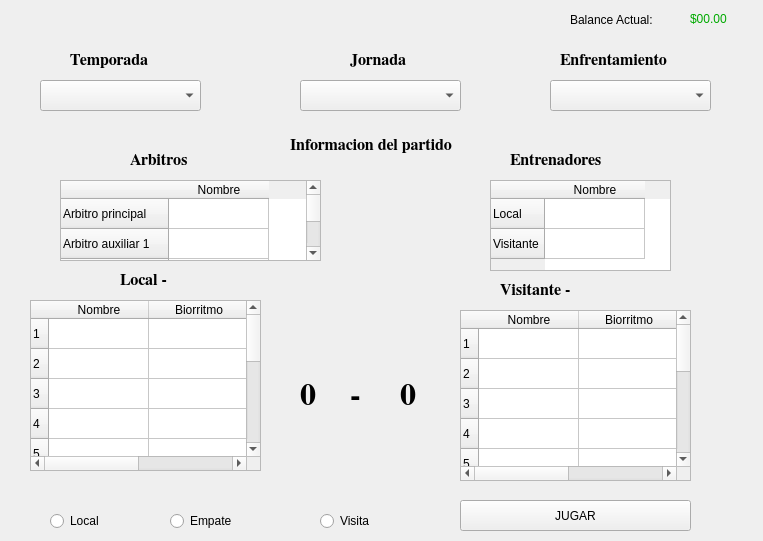
    <widget class="QWidget" name="tab_3">
     <attribute name="title">
      <string>Jugar</string>
     </attribute>
     <widget class="QComboBox" name="comboBox">
      <property name="geometry">
       <rect>
        <x>40</x>
        <y>80</y>
        <width>161</width>
        <height>31</height>
       </rect>
      </property>
     </widget>
     <widget class="QComboBox" name="comboBox_2">
      <property name="geometry">
       <rect>
        <x>300</x>
        <y>80</y>
        <width>161</width>
        <height>31</height>
       </rect>
      </property>
     </widget>
     <widget class="QComboBox" name="comboBox_3">
      <property name="geometry">
       <rect>
        <x>550</x>
        <y>80</y>
        <width>161</width>
        <height>31</height>
       </rect>
      </property>
     </widget>
     <widget class="QLabel" name="label_14">
      <property name="geometry">
       <rect>
        <x>70</x>
        <y>50</y>
        <width>101</width>
        <height>21</height>
       </rect>
      </property>
      <property name="font">
       <font>
        <family>FreeSerif</family>
        <pointsize>12</pointsize>
        <weight>75</weight>
        <bold>true</bold>
       </font>
      </property>
      <property name="text">
       <string>Temporada</string>
      </property>
     </widget>
     <widget class="QLabel" name="label_23">
      <property name="geometry">
       <rect>
        <x>350</x>
        <y>50</y>
        <width>81</width>
        <height>21</height>
       </rect>
      </property>
      <property name="font">
       <font>
        <family>FreeSerif</family>
        <pointsize>12</pointsize>
        <weight>75</weight>
        <bold>true</bold>
       </font>
      </property>
      <property name="text">
       <string>Jornada</string>
      </property>
     </widget>
     <widget class="QLabel" name="label_24">
      <property name="geometry">
       <rect>
        <x>560</x>
        <y>50</y>
        <width>141</width>
        <height>21</height>
       </rect>
      </property>
      <property name="font">
       <font>
        <family>FreeSerif</family>
        <pointsize>12</pointsize>
        <weight>75</weight>
        <bold>true</bold>
       </font>
      </property>
      <property name="text">
       <string>Enfrentamiento</string>
      </property>
     </widget>
     <widget class="QTableWidget" name="tableWidget">
      <property name="geometry">
       <rect>
        <x>60</x>
        <y>180</y>
        <width>261</width>
        <height>81</height>
       </rect>
      </property>
      <row>
       <property name="text">
        <string>Arbitro principal</string>
       </property>
      </row>
      <row>
       <property name="text">
        <string>Arbitro auxiliar 1</string>
       </property>
      </row>
      <row>
       <property name="text">
        <string>Arbitro auxiliar 2</string>
       </property>
      </row>
      <row>
       <property name="text">
        <string>Arbitro de reserva</string>
       </property>
      </row>
      <column>
       <property name="text">
        <string>Nombre</string>
       </property>
      </column>
     </widget>
     <widget class="QTableWidget" name="tableWidget_2">
      <property name="geometry">
       <rect>
        <x>490</x>
        <y>180</y>
        <width>181</width>
        <height>91</height>
       </rect>
      </property>
      <row>
       <property name="text">
        <string>Local</string>
       </property>
      </row>
      <row>
       <property name="text">
        <string>Visitante</string>
       </property>
      </row>
      <column>
       <property name="text">
        <string>Nombre</string>
       </property>
      </column>
     </widget>
     <widget class="QLabel" name="label_49">
      <property name="geometry">
       <rect>
        <x>290</x>
        <y>130</y>
        <width>171</width>
        <height>31</height>
       </rect>
      </property>
      <property name="font">
       <font>
        <family>FreeSerif</family>
        <pointsize>12</pointsize>
        <weight>75</weight>
        <bold>true</bold>
       </font>
      </property>
      <property name="text">
       <string>Informacion del partido</string>
      </property>
     </widget>
     <widget class="QLabel" name="label_50">
      <property name="geometry">
       <rect>
        <x>130</x>
        <y>150</y>
        <width>81</width>
        <height>21</height>
       </rect>
      </property>
      <property name="font">
       <font>
        <family>FreeSerif</family>
        <pointsize>12</pointsize>
        <weight>75</weight>
        <bold>true</bold>
       </font>
      </property>
      <property name="text">
       <string>Arbitros</string>
      </property>
     </widget>
     <widget class="QLabel" name="label_51">
      <property name="geometry">
       <rect>
        <x>510</x>
        <y>150</y>
        <width>101</width>
        <height>21</height>
       </rect>
      </property>
      <property name="font">
       <font>
        <family>FreeSerif</family>
        <pointsize>12</pointsize>
        <weight>75</weight>
        <bold>true</bold>
       </font>
      </property>
      <property name="text">
       <string>Entrenadores</string>
      </property>
     </widget>
     <widget class="QLabel" name="label_52">
      <property name="geometry">
       <rect>
        <x>120</x>
        <y>270</y>
        <width>81</width>
        <height>21</height>
       </rect>
      </property>
      <property name="font">
       <font>
        <family>FreeSerif</family>
        <pointsize>12</pointsize>
        <weight>75</weight>
        <bold>true</bold>
       </font>
      </property>
      <property name="text">
       <string>Local - </string>
      </property>
     </widget>
     <widget class="QLabel" name="label_53">
      <property name="geometry">
       <rect>
        <x>500</x>
        <y>280</y>
        <width>81</width>
        <height>21</height>
       </rect>
      </property>
      <property name="font">
       <font>
        <family>FreeSerif</family>
        <pointsize>12</pointsize>
        <weight>75</weight>
        <bold>true</bold>
       </font>
      </property>
      <property name="text">
       <string>Visitante -</string>
      </property>
     </widget>
     <widget class="QTableWidget" name="tableWidget_3">
      <property name="geometry">
       <rect>
        <x>30</x>
        <y>300</y>
        <width>231</width>
        <height>171</height>
       </rect>
      </property>
      <row>
       <property name="text">
        <string>1</string>
       </property>
      </row>
      <row>
       <property name="text">
        <string>2</string>
       </property>
      </row>
      <row>
       <property name="text">
        <string>3</string>
       </property>
      </row>
      <row>
       <property name="text">
        <string>4</string>
       </property>
      </row>
      <row>
       <property name="text">
        <string>5</string>
       </property>
      </row>
      <row>
       <property name="text">
        <string>6</string>
       </property>
      </row>
      <row>
       <property name="text">
        <string>7</string>
       </property>
      </row>
      <row>
       <property name="text">
        <string>8</string>
       </property>
      </row>
      <row>
       <property name="text">
        <string>9</string>
       </property>
      </row>
      <row>
       <property name="text">
        <string>10</string>
       </property>
      </row>
      <row>
       <property name="text">
        <string>11</string>
       </property>
      </row>
      <column>
       <property name="text">
        <string>Nombre</string>
       </property>
      </column>
      <column>
       <property name="text">
        <string>Biorritmo</string>
       </property>
      </column>
     </widget>
     <widget class="QTableWidget" name="tableWidget_4">
      <property name="geometry">
       <rect>
        <x>460</x>
        <y>310</y>
        <width>231</width>
        <height>171</height>
       </rect>
      </property>
      <row>
       <property name="text">
        <string>1</string>
       </property>
      </row>
      <row>
       <property name="text">
        <string>2</string>
       </property>
      </row>
      <row>
       <property name="text">
        <string>3</string>
       </property>
      </row>
      <row>
       <property name="text">
        <string>4</string>
       </property>
      </row>
      <row>
       <property name="text">
        <string>5</string>
       </property>
      </row>
      <row>
       <property name="text">
        <string>6</string>
       </property>
      </row>
      <row>
       <property name="text">
        <string>7</string>
       </property>
      </row>
      <row>
       <property name="text">
        <string>8</string>
       </property>
      </row>
      <row>
       <property name="text">
        <string>9</string>
       </property>
      </row>
      <row>
       <property name="text">
        <string>10</string>
       </property>
      </row>
      <row>
       <property name="text">
        <string>11</string>
       </property>
      </row>
      <column>
       <property name="text">
        <string>Nombre</string>
       </property>
      </column>
      <column>
       <property name="text">
        <string>Biorritmo</string>
       </property>
      </column>
     </widget>
     <widget class="QLabel" name="label_54">
      <property name="geometry">
       <rect>
        <x>300</x>
        <y>380</y>
        <width>21</width>
        <height>31</height>
       </rect>
      </property>
      <property name="font">
       <font>
        <family>FreeSerif</family>
        <pointsize>24</pointsize>
        <weight>75</weight>
        <bold>true</bold>
       </font>
      </property>
      <property name="text">
       <string>0</string>
      </property>
     </widget>
     <widget class="QLabel" name="label_55">
      <property name="geometry">
       <rect>
        <x>350</x>
        <y>380</y>
        <width>21</width>
        <height>31</height>
       </rect>
      </property>
      <property name="font">
       <font>
        <family>FreeSerif</family>
        <pointsize>24</pointsize>
        <weight>75</weight>
        <bold>true</bold>
       </font>
      </property>
      <property name="text">
       <string>-</string>
      </property>
     </widget>
     <widget class="QLabel" name="label_56">
      <property name="geometry">
       <rect>
        <x>400</x>
        <y>380</y>
        <width>21</width>
        <height>31</height>
       </rect>
      </property>
      <property name="font">
       <font>
        <family>FreeSerif</family>
        <pointsize>24</pointsize>
        <weight>75</weight>
        <bold>true</bold>
       </font>
      </property>
      <property name="text">
       <string>0</string>
      </property>
     </widget>
     <widget class="QRadioButton" name="radioButton">
      <property name="geometry">
       <rect>
        <x>50</x>
        <y>510</y>
        <width>100</width>
        <height>22</height>
       </rect>
      </property>
      <property name="text">
       <string>Local</string>
      </property>
     </widget>
     <widget class="QRadioButton" name="radioButton_2">
      <property name="geometry">
       <rect>
        <x>170</x>
        <y>510</y>
        <width>100</width>
        <height>22</height>
       </rect>
      </property>
      <property name="text">
       <string>Empate</string>
      </property>
     </widget>
     <widget class="QRadioButton" name="radioButton_3">
      <property name="geometry">
       <rect>
        <x>320</x>
        <y>510</y>
        <width>100</width>
        <height>22</height>
       </rect>
      </property>
      <property name="text">
       <string>Visita</string>
      </property>
     </widget>
     <widget class="QPushButton" name="pushButton">
      <property name="geometry">
       <rect>
        <x>460</x>
        <y>500</y>
        <width>231</width>
        <height>31</height>
       </rect>
      </property>
      <property name="text">
       <string>JUGAR</string>
      </property>
     </widget>
     <widget class="QLabel" name="label_25">
      <property name="geometry">
       <rect>
        <x>570</x>
        <y>10</y>
        <width>111</width>
        <height>20</height>
       </rect>
      </property>
      <property name="text">
       <string>Balance Actual:</string>
      </property>
     </widget>
     <widget class="QLabel" name="labelMoney">
      <property name="geometry">
       <rect>
        <x>690</x>
        <y>10</y>
        <width>64</width>
        <height>17</height>
       </rect>
      </property>
      <property name="palette">
       <palette>
        <active>
         <colorrole role="WindowText">
          <brush brushstyle="SolidPattern">
           <color alpha="255">
            <red>0</red>
            <green>170</green>
            <blue>0</blue>
           </color>
          </brush>
         </colorrole>
         <colorrole role="Text">
          <brush brushstyle="SolidPattern">
           <color alpha="255">
            <red>0</red>
            <green>170</green>
            <blue>0</blue>
           </color>
          </brush>
         </colorrole>
        </active>
        <inactive>
         <colorrole role="WindowText">
          <brush brushstyle="SolidPattern">
           <color alpha="255">
            <red>0</red>
            <green>170</green>
            <blue>0</blue>
           </color>
          </brush>
         </colorrole>
         <colorrole role="Text">
          <brush brushstyle="SolidPattern">
           <color alpha="255">
            <red>0</red>
            <green>170</green>
            <blue>0</blue>
           </color>
          </brush>
         </colorrole>
        </inactive>
        <disabled>
         <colorrole role="WindowText">
          <brush brushstyle="SolidPattern">
           <color alpha="255">
            <red>146</red>
            <green>147</green>
            <blue>147</blue>
           </color>
          </brush>
         </colorrole>
         <colorrole role="Text">
          <brush brushstyle="SolidPattern">
           <color alpha="255">
            <red>146</red>
            <green>147</green>
            <blue>147</blue>
           </color>
          </brush>
         </colorrole>
        </disabled>
       </palette>
      </property>
      <property name="text">
       <string>$00.00</string>
      </property>
     </widget>
    </widget>
